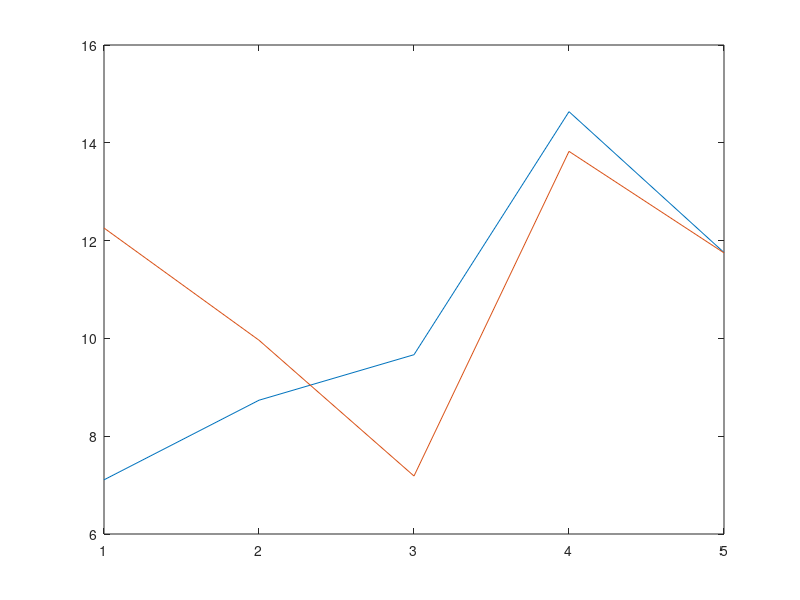

MATLAB code for this plot:
m = [1000 + (5000)*rand(5,2)];
w = [6 + (9)*rand(5,2)];
 disp("Covariance:");
 disp(cov(m,w,0));
 disp("Correlation");
 disp(corr(m,w));
 
 
 plot(m);
 plot(w);